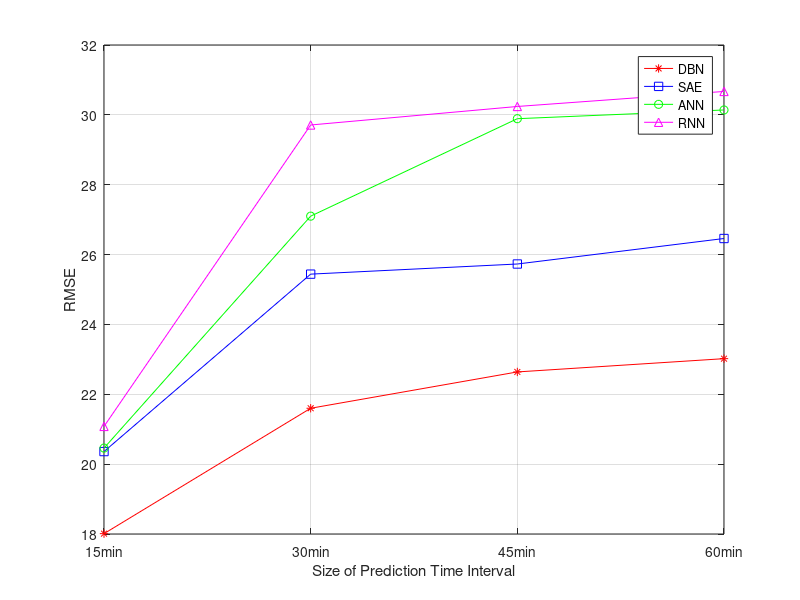

Source code (MATLAB):
% % MRE
% % w1d1
% dbnd=[0.0695,0.0818,0.0919,0.0944];
% saed=[0.0735,0.0918,0.0998,0.1036];
% bpnnd=[0.0742,0.0938,0.1031,0.1113];
% rnnd=[0.0761,0.0961,0.1088,0.1183];
% yl='MRE';
% % w1d0
% dbnd=[0.1998,0.2208,0.2326,0.2365];
% saed=[0.2164,0.2362,0.2489,0.2514];
% bpnnd=[0.2201,0.2374,0.2529,0.2698];
% rnnd=[0.2006,0.2306,0.2469,0.2500];
% yl='MRE';
% % w0d1
% dbnd=[0.0813,0.1051,0.1146,0.1155];
% saed=[0.0907,0.1198,0.1301,0.1352];
% bpnnd=[0.0919,0.1331,0.1415,0.1476];
% rnnd=[0.0992,0.1355,0.1455,0.1499];
% yl='MRE';
% % w0d0
% dbnd=[0.2005,0.2227,0.2426,0.2602];
% saed=[0.2227,0.2474,0.2752,0.2832];
% bpnnd=[0.2233,0.2497,0.2832,0.3044];
% rnnd=[0.1984,0.2267,0.2566,0.2804];
% yl='MRE';
% % MAE
% % w1d1
% t=1;
% dbnd=[30.07,36.53,41.19,42.84];
% saed=[32.85,42.11,44.48,45.87];
% bpnnd=[33.01,43.37,45.38,46.16];
% rnnd=[34.29,44.62,46.45,47.01];
% yl='MAE';
% % % w1d0
% dbnd=[10.73,12.47,13.40,14.01];
% saed=[11.68,13.36,14.06,14.96];
% bpnnd=[12.42,14.90,15.67,15.93];
% rnnd=[12.38,14.38,14.85,15.20];
% yl='MAE';
% % w0d1
% dbnd=[26.47,33.62,37.46,38.48];
% saed=[28.45,37.66,40.48,41.71];
% bpnnd=[28.75,41.40,45.01,45.30];
% rnnd=[28.83,45.66,49.48,51.71];
% yl='MAE';
% % w0d0
% dbnd=[11.53,13.46,14.20,14.49];
% saed=[13.14,14.85,15.44,15.80];
% bpnnd=[13.36,15.01,15.92,16.86];
% rnnd=[13.43,15.56,16.15,17.16];
% yl='MAE';

% % RMSE
% % w1d1
% dbnd=[42.83,53.16,55.62,55.94];
% saed=[45.73,59.10,63.06,64.80];
% bpnnd=[45.92,61.55,65.77,66.14];
% rnnd=[47.97,63.66,67.67,68.24];
% yl='RMSE';
% % w1d0
% dbnd=[16.81,19.84,21.05,22.16];
% saed=[18.65,22.28,22.90,23.61];
% bpnnd=[18.87,24.06,24.36,25.85];
% rnnd=[20.08,24.16,24.13,25.27];
% yl='RMSE';
% % w0d1
% dbnd=[36.33,48.06,53.25,55.61];
% saed=[39.46,60.46,63.75,65.01];
% bpnnd=[39.71,63.78,68.41,72.14];
% rnnd=[40.49,69.11,71.19,75.10];
% yl='RMSE';
% w0d0
dbnd=[18.01,21.60,22.64,23.02];
saed=[20.36,25.44,25.73,26.46];
bpnnd=[20.46,27.10,29.89,30.14];
rnnd=[21.08,29.71,30.24,30.67];
yl='RMSE';

x=1:4;
plot(x,dbnd,'-*r',x,saed,'-sb',x,bpnnd,'-og',x,rnnd,'-^m');
legend('DBN','SAE','ANN','RNN');
grid on;
xlabel('Size of Prediction Time Interval');
ylabel(yl); 
set(gca,'XTick',1:4);
set(gca,'XTickLabel',{'15min','30min','45min','60min'});

